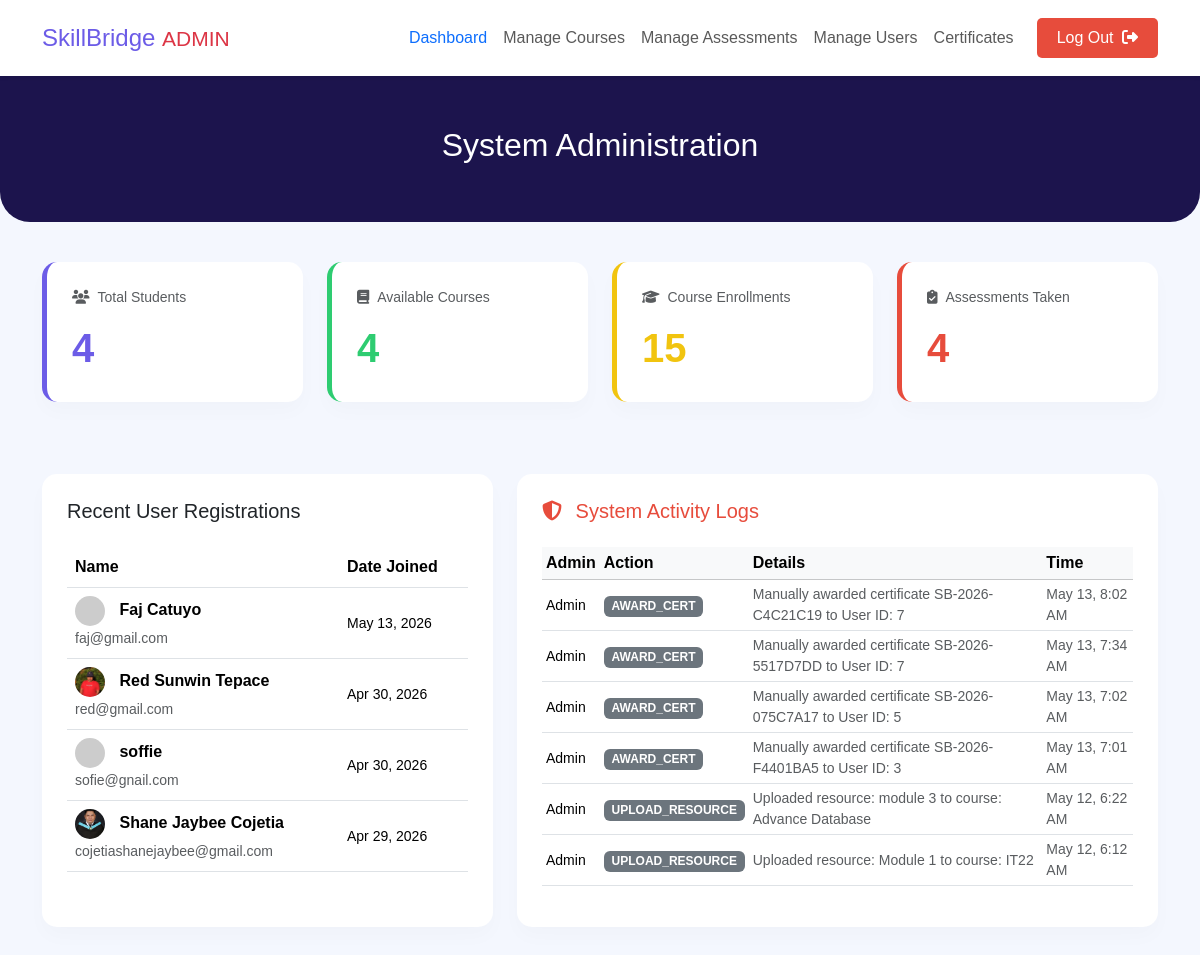
/admin/admin-dashboard.php (signed in), run on the app's committed database.
### tables this page shows
CREATE TABLE `users` (
  `id` int(11) NOT NULL,
  `full_name` varchar(100) NOT NULL,
  `email` varchar(100) NOT NULL,
  `password` varchar(255) NOT NULL,
  `referral` varchar(50) DEFAULT NULL,
  `created_at` timestamp NOT NULL DEFAULT current_timestamp(),
  `is_admin` int(11) DEFAULT 0,
  `age` int(11) DEFAULT NULL,
  `phone_number` varchar(20) DEFAULT NULL,
  `course_year` varchar(100) DEFAULT NULL,
  `profile_picture` varchar(255) DEFAULT NULL
);

CREATE TABLE `activity_logs` (
  `id` int(11) NOT NULL,
  `admin_id` int(11) NOT NULL,
  `action_type` varchar(50) NOT NULL,
  `action_details` text NOT NULL,
  `ip_address` varchar(45) DEFAULT NULL,
  `created_at` timestamp NOT NULL DEFAULT current_timestamp()
);

### admin/admin-dashboard.php (the view, shortened to what this page needs)
<?php
require_once '../db.php';
$total_users = $conn->query("SELECT COUNT(id) AS count FROM users WHERE is_admin = 0")->fetch_assoc()['count'];
$total_courses = $conn->query("SELECT COUNT(id) AS count FROM courses")->fetch_assoc()['count'];
$total_enrollments = $conn->query("SELECT COUNT(id) AS count FROM enrollments")->fetch_assoc()['count'];
$total_assessments_taken = $conn->query("SELECT COUNT(id) AS count FROM assessment_scores")->fetch_assoc()['count'];
$recent_users = $conn->query("SELECT full_name, email, created_at, profile_picture FROM users WHERE is_admin = 0 ORDER BY created_at DESC LIMIT 5");
$system_logs = $conn->query("SELECT a.*, u.full_name FROM activity_logs a JOIN users u ON a.admin_id = u.id ORDER BY a.created_at DESC LIMIT 6");
?>
<!DOCTYPE html>
<html lang="zxx">
<head>
    <link href="https://cdn.jsdelivr.net/npm/bootstrap@5.3.3/dist/css/bootstrap.min.css" rel="stylesheet">
    <link rel="stylesheet" href="https://cdnjs.cloudflare.com/ajax/libs/font-awesome/6.5.1/css/all.min.css">
</head>
<body>
<header class="header sticky-top shadow-sm">
    <div class="container">
        <nav class="navbar navbar-expand-lg navbar-light p-0">
            <a class="navbar-brand font-weight-bold" href="admin-dashboard.php" style="color:var(--primary-purple); font-size: 24px;">SkillBridge <span class="text-danger small">ADMIN</span></a>
            <div class="collapse navbar-collapse">
                <ul class="navbar-nav ms-auto align-items-center">
                    <li class="nav-item active"><a class="nav-link text-primary font-weight-bold" href="admin-dashboard.php">Dashboard</a></li>
                    <li class="nav-item"><a class="nav-link" href="admin-courses.php">Manage Courses</a></li>
                    <li class="nav-item"><a class="nav-link" href="admin-assessments.php">Manage Assessments</a></li>
                    <li class="nav-item"><a class="nav-link" href="admin-users.php">Manage Users</a></li>
                    <li class="nav-item"><a class="nav-link" href="admin-certificates.php">Certificates</a></li>
                    <li class="nav-item"><a class="nav-link log_out" href="admin-dashboard.php?action=logout">Log Out <i class="fa-solid fa-sign-out-alt ms-1"></i></a></li>
                </ul>
            </div>
        </nav>
    </div>
</header>
<section class="banner-sub text-center">
    <div class="container"><h2 class="text-white font-weight-bold">System Administration</h2></div>
</section>
<div class="container pb-5">
    <div class="row mb-5">
        <div class="col-md-3 mb-4"><div class="stat-card border-left-primary"><p class="text-muted small"><i class="fa-solid fa-users me-2"></i>Total Students</p><h3><?php echo $total_users; ?></h3></div></div>
        <div class="col-md-3 mb-4"><div class="stat-card" style="border-left-color: #2ecc71;"><p class="text-muted small"><i class="fa-solid fa-book me-2"></i>Available Courses</p><h3 style="color:#2ecc71;"><?php echo $total_courses; ?></h3></div></div>
        <div class="col-md-3 mb-4"><div class="stat-card" style="border-left-color: #f1c40f;"><p class="text-muted small"><i class="fa-solid fa-graduation-cap me-2"></i>Course Enrollments</p><h3 style="color:#f1c40f;"><?php echo $total_enrollments; ?></h3></div></div>
        <div class="col-md-3 mb-4"><div class="stat-card" style="border-left-color: #e74c3c;"><p class="text-muted small"><i class="fa-solid fa-clipboard-check me-2"></i>Assessments Taken</p><h3 style="color:#e74c3c;"><?php echo $total_assessments_taken; ?></h3></div></div>
    </div>
    <div class="row">
        <div class="col-lg-5 mb-4">
            <div class="table-card">
                <h5 class="font-weight-bold mb-4">Recent User Registrations</h5>
                <table class="table table-hover align-middle">
                    <thead><tr><th>Name</th><th>Date Joined</th></tr></thead>
                    <tbody>
                        <?php while($u = $recent_users->fetch_assoc()): ?>
                            <tr>
                                <td>
                                    <?php $img = !empty($u['profile_picture']) ? '../uploads/' . $u['profile_picture'] : 'https://ui-avatars.com/api/?name='.urlencode($u['full_name']).'&background=6c5ce7&color=fff'; ?>
                                    <img src="<?php echo $img; ?>" alt="Profile" style="width: 30px; height: 30px; border-radius: 50%; object-fit: cover; margin-right: 10px;">
                                    <strong><?php echo htmlspecialchars($u['full_name']); ?></strong><br><small class="text-muted"><?php echo htmlspecialchars($u['email']); ?></small>
                                </td>
                                <td class="small"><?php echo date('M d, Y', strtotime($u['created_at'])); ?></td>
                            </tr>
                        <?php endwhile; ?>
                    </tbody>
                </table>
            </div>
        </div>
        <div class="col-lg-7 mb-4">
            <div class="table-card">
                <h5 class="font-weight-bold mb-4" style="color: #e74c3c;"><i class="fa fa-shield-halved me-2"></i> System Activity Logs</h5>
                <div class="table-responsive">
                    <table class="table table-sm table-hover align-middle">
                        <thead class="table-light"><tr><th>Admin</th><th>Action</th><th>Details</th><th>Time</th></tr></thead>
                        <tbody>
                            <?php if($system_logs->num_rows > 0): ?>
                                <?php while($log = $system_logs->fetch_assoc()): ?>
                                    <tr>
                                        <td class="small font-weight-bold"><?php echo htmlspecialchars($log['full_name']); ?></td>
                                        <td><span class="badge bg-secondary"><?php echo htmlspecialchars($log['action_type']); ?></span></td>
                                        <td class="small text-muted"><?php echo htmlspecialchars($log['action_details']); ?></td>
                                        <td class="small text-muted"><?php echo date('M d, g:i A', strtotime($log['created_at'])); ?></td>
                                    </tr>
                                <?php endwhile; ?>
                            <?php else: ?>
                                <tr><td colspan="4" class="text-center py-3 text-muted">No system activity logged.</td></tr>
                            <?php endif; ?>
                        </tbody>
                    </table>
                </div>
            </div>
        </div>
    </div>
</div>
</body>
</html>

### admin/admin-dashboard.php (style rules this page uses)
:root { --primary-purple: #6c5ce7; --dark-bg: #1c144d; --light-bg: #f4f7fe; }
body { font-family: 'Poppins', sans-serif; background-color: var(--light-bg); }
.header { background: white; z-index: 1000; padding: 15px 0; }
.log_out { background: #e74c3c; color: white !important; border-radius: 5px; padding: 8px 20px !important; margin-left: 15px; }
.banner-sub { background-color: var(--dark-bg); padding: 50px 0; border-bottom-left-radius: 30px; border-bottom-right-radius: 30px; margin-bottom: 40px; }
.stat-card { background: white; padding: 25px; border-radius: 15px; border-left: 5px solid var(--primary-purple); box-shadow: 0 10px 20px rgba(0,0,0,0.02); height: 100%; transition: 0.3s; }
.stat-card h3 { font-size: 2.5rem; font-weight: 800; color: var(--primary-purple); margin-bottom: 5px; }
.table-card { background: white; border-radius: 15px; padding: 25px; box-shadow: 0 10px 20px rgba(0,0,0,0.02); height: 100%; }

### data on the page
users: full_name "Faj Catuyo", email "faj@gmail.com", created_at "May 13, 2026"
users: profile_picture (picture), full_name "Red Sunwin Tepace", email "red@gmail.com", created_at "Apr 30, 2026"
users: full_name "soffie", email "sofie@gnail.com", created_at "Apr 30, 2026"
users: profile_picture (picture), full_name "Shane Jaybee Cojetia", email "cojetiashanejaybee@gmail.com", created_at "Apr 29, 2026"
activity_logs: users.full_name "Admin", action_type "AWARD_CERT", action_details "Manually awarded certificate SB-2026-C4C21C19 to User ID: 7", created_at "May 13, 8:02 AM"
activity_logs: users.full_name "Admin", action_type "AWARD_CERT", action_details "Manually awarded certificate SB-2026-5517D7DD to User ID: 7", created_at "May 13, 7:34 AM"
activity_logs: users.full_name "Admin", action_type "AWARD_CERT", action_details "Manually awarded certificate SB-2026-075C7A17 to User ID: 5", created_at "May 13, 7:02 AM"
activity_logs: users.full_name "Admin", action_type "AWARD_CERT", action_details "Manually awarded certificate SB-2026-F4401BA5 to User ID: 3", created_at "May 13, 7:01 AM"
activity_logs: users.full_name "Admin", action_type "UPLOAD_RESOURCE", action_details "Uploaded resource: module 3 to course: Advance Database", created_at "May 12, 6:22 AM"
activity_logs: users.full_name "Admin", action_type "UPLOAD_RESOURCE", action_details "Uploaded resource: Module 1 to course: IT22", created_at "May 12, 6:12 AM"

### other printed values
$total_users "4"
$total_courses "4"
$total_enrollments "15"
$total_assessments_taken "4"
